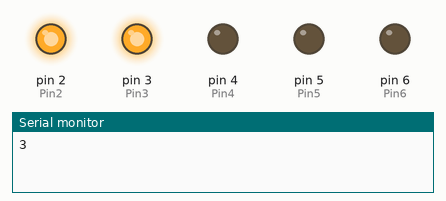
Recording of a sketch running on a simulated Arduino Uno, built with avr-gcc and run on an emulated ATmega328P. Parts: output pins drawn as LEDs (lit = HIGH), the last lines printed to the serial monitor. Random numbers use the default seed unless the sketch sets one; pins used as bus, display or sensor lines are not drawn.

Above: at 0.1 s.
At 2.1 s:
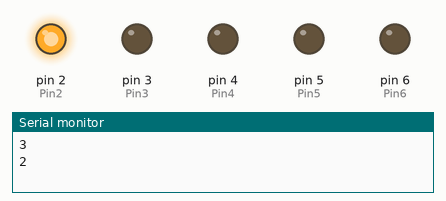
At 8.1 s:
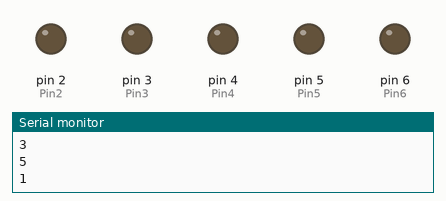
At 16.1 s:
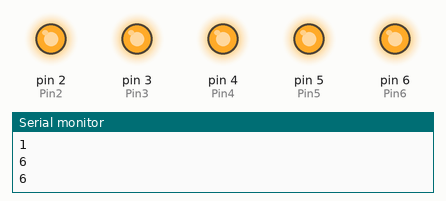
At 28.1 s:
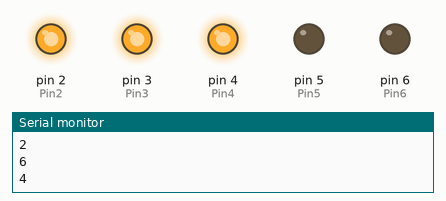
At 38.1 s:
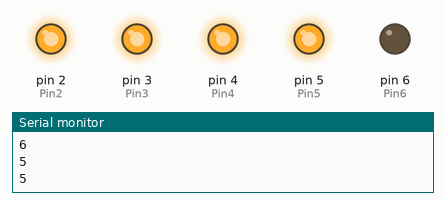
Timing chart, 0 to 39.6 s (numbered marks = the images above):
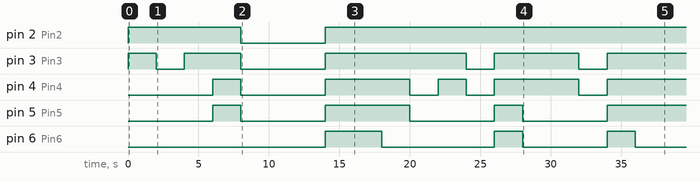

Measured:
- by itself, pin 2 (Pin2): LOW → HIGH at 0.00 s, → LOW 8.0 s later, → HIGH 6.0 s later
- by itself, pin 3 (Pin3): LOW → HIGH at 0.00 s, → LOW 2.0 s later, → HIGH 2.0 s later, → LOW 4.0 s later, … (9 changes in this stretch)
- by itself, pin 4 (Pin4): LOW → HIGH at 6.0 s, → LOW 2.0 s later, → HIGH 6.0 s later, → LOW 6.0 s later, … (9 changes in this stretch)
- by itself, pin 5 (Pin5): goes HIGH 2.0 s, LOW 6.0 s, HIGH 6.0 s, LOW 6.0 s, HIGH 2.0 s, LOW 6.0 s, then HIGH
- by itself, pin 6 (Pin6): goes HIGH 4.0 s, LOW 8.0 s, HIGH 2.0 s, LOW 6.0 s, HIGH 2.0 s, then LOW

The sketch:

Sketch_LedDice.ino
```cpp
#define Pin1 1
#define Pin2 2
#define Pin3 3
#define Pin4 4
#define Pin5 5
#define Pin6 6
int dice;
void setup() {
  pinMode(Pin1,OUTPUT);
  pinMode(Pin2,OUTPUT);
  pinMode(Pin3,OUTPUT);
  pinMode(Pin4,OUTPUT);
  pinMode(Pin5,OUTPUT);
  pinMode(Pin6,OUTPUT);
  Serial.begin(9600);
  randomSeed(analogRead(A0));
}

void loop() {
  dice=random(1,7);
  Serial.println(dice);
  for(int i=Pin1;i<=dice;i++)
    digitalWrite(i,HIGH);
  delay(2000);
  for(int i=Pin1;i<=dice;i++)
    digitalWrite(i,LOW);
}
```
